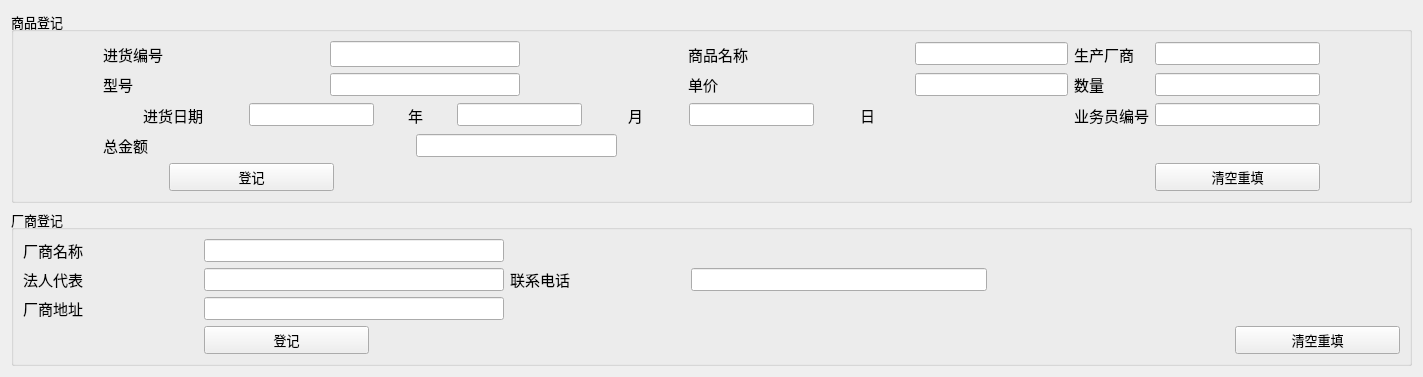
         <widget class="QWidget" name="tab">
          <attribute name="title">
           <string>进货登记</string>
          </attribute>
          <layout class="QGridLayout" name="gridLayout_4">
           <item row="0" column="0">
            <widget class="QGroupBox" name="groupBox">
             <property name="font">
              <font>
               <pointsize>10</pointsize>
              </font>
             </property>
             <property name="title">
              <string>商品登记</string>
             </property>
             <layout class="QGridLayout" name="gridLayout_5">
              <item row="2" column="11">
               <widget class="QLineEdit" name="let_ywybh">
                <property name="minimumSize">
                 <size>
                  <width>163</width>
                  <height>0</height>
                 </size>
                </property>
               </widget>
              </item>
              <item row="0" column="5">
               <spacer name="horizontalSpacer_9">
                <property name="orientation">
                 <enum>Qt::Horizontal</enum>
                </property>
                <property name="sizeHint" stdset="0">
                 <size>
                  <width>40</width>
                  <height>20</height>
                 </size>
                </property>
               </spacer>
              </item>
              <item row="1" column="3">
               <spacer name="horizontalSpacer_17">
                <property name="orientation">
                 <enum>Qt::Horizontal</enum>
                </property>
                <property name="sizeHint" stdset="0">
                 <size>
                  <width>40</width>
                  <height>20</height>
                 </size>
                </property>
               </spacer>
              </item>
              <item row="1" column="8" colspan="2">
               <widget class="QLineEdit" name="let_dj">
                <property name="minimumSize">
                 <size>
                  <width>153</width>
                  <height>0</height>
                 </size>
                </property>
               </widget>
              </item>
              <item row="0" column="13">
               <spacer name="horizontalSpacer_11">
                <property name="orientation">
                 <enum>Qt::Horizontal</enum>
                </property>
                <property name="sizeHint" stdset="0">
                 <size>
                  <width>40</width>
                  <height>20</height>
                 </size>
                </property>
               </spacer>
              </item>
              <item row="3" column="10">
               <spacer name="horizontalSpacer_26">
                <property name="orientation">
                 <enum>Qt::Horizontal</enum>
                </property>
                <property name="sizeHint" stdset="0">
                 <size>
                  <width>40</width>
                  <height>20</height>
                 </size>
                </property>
               </spacer>
              </item>
              <item row="1" column="2">
               <widget class="QLabel" name="label_2">
                <property name="font">
                 <font>
                  <pointsize>11</pointsize>
                 </font>
                </property>
                <property name="text">
                 <string>型号</string>
                </property>
               </widget>
              </item>
              <item row="5" column="0">
               <spacer name="horizontalSpacer_25">
                <property name="orientation">
                 <enum>Qt::Horizontal</enum>
                </property>
                <property name="sizeHint" stdset="0">
                 <size>
                  <width>40</width>
                  <height>20</height>
                 </size>
                </property>
               </spacer>
              </item>
              <item row="3" column="2" colspan="4">
               <layout class="QHBoxLayout" name="horizontalLayout_4">
                <item>
                 <widget class="QLabel" name="label_11">
                  <property name="font">
                   <font>
                    <pointsize>11</pointsize>
                   </font>
                  </property>
                  <property name="text">
                   <string>总金额</string>
                  </property>
                 </widget>
                </item>
                <item>
                 <spacer name="horizontalSpacer_27">
                  <property name="orientation">
                   <enum>Qt::Horizontal</enum>
                  </property>
                  <property name="sizeHint" stdset="0">
                   <size>
                    <width>46</width>
                    <height>20</height>
                   </size>
                  </property>
                 </spacer>
                </item>
                <item>
                 <spacer name="horizontalSpacer_32">
                  <property name="orientation">
                   <enum>Qt::Horizontal</enum>
                  </property>
                  <property name="sizeHint" stdset="0">
                   <size>
                    <width>40</width>
                    <height>20</height>
                   </size>
                  </property>
                 </spacer>
                </item>
                <item>
                 <spacer name="horizontalSpacer_33">
                  <property name="orientation">
                   <enum>Qt::Horizontal</enum>
                  </property>
                  <property name="sizeHint" stdset="0">
                   <size>
                    <width>40</width>
                    <height>20</height>
                   </size>
                  </property>
                 </spacer>
                </item>
                <item>
                 <spacer name="horizontalSpacer_29">
                  <property name="orientation">
                   <enum>Qt::Horizontal</enum>
                  </property>
                  <property name="sizeHint" stdset="0">
                   <size>
                    <width>40</width>
                    <height>20</height>
                   </size>
                  </property>
                 </spacer>
                </item>
                <item>
                 <widget class="QLineEdit" name="let_zje">
                  <property name="minimumSize">
                   <size>
                    <width>201</width>
                    <height>0</height>
                   </size>
                  </property>
                 </widget>
                </item>
                <item>
                 <spacer name="horizontalSpacer_28">
                  <property name="orientation">
                   <enum>Qt::Horizontal</enum>
                  </property>
                  <property name="sizeHint" stdset="0">
                   <size>
                    <width>40</width>
                    <height>20</height>
                   </size>
                  </property>
                 </spacer>
                </item>
               </layout>
              </item>
              <item row="1" column="11">
               <widget class="QLineEdit" name="let_sl">
                <property name="minimumSize">
                 <size>
                  <width>165</width>
                  <height>0</height>
                 </size>
                </property>
               </widget>
              </item>
              <item row="1" column="13">
               <spacer name="horizontalSpacer_10">
                <property name="orientation">
                 <enum>Qt::Horizontal</enum>
                </property>
                <property name="sizeHint" stdset="0">
                 <size>
                  <width>40</width>
                  <height>20</height>
                 </size>
                </property>
               </spacer>
              </item>
              <item row="0" column="8" colspan="2">
               <widget class="QLineEdit" name="let_mc"/>
              </item>
              <item row="3" column="9">
               <spacer name="horizontalSpacer_22">
                <property name="orientation">
                 <enum>Qt::Horizontal</enum>
                </property>
                <property name="sizeHint" stdset="0">
                 <size>
                  <width>40</width>
                  <height>20</height>
                 </size>
                </property>
               </spacer>
              </item>
              <item row="5" column="11">
               <widget class="QPushButton" name="btn_clearw">
                <property name="font">
                 <font>
                  <pointsize>10</pointsize>
                 </font>
                </property>
                <property name="text">
                 <string>清空重填</string>
                </property>
               </widget>
              </item>
              <item row="2" column="9">
               <spacer name="horizontalSpacer_31">
                <property name="orientation">
                 <enum>Qt::Horizontal</enum>
                </property>
                <property name="sizeHint" stdset="0">
                 <size>
                  <width>40</width>
                  <height>20</height>
                 </size>
                </property>
               </spacer>
              </item>
              <item row="0" column="3">
               <spacer name="horizontalSpacer_14">
                <property name="orientation">
                 <enum>Qt::Horizontal</enum>
                </property>
                <property name="sizeHint" stdset="0">
                 <size>
                  <width>40</width>
                  <height>20</height>
                 </size>
                </property>
               </spacer>
              </item>
              <item row="0" column="2">
               <widget class="QLabel" name="label">
                <property name="font">
                 <font>
                  <pointsize>11</pointsize>
                  <bold>false</bold>
                 </font>
                </property>
                <property name="text">
                 <string>进货编号</string>
                </property>
               </widget>
              </item>
              <item row="2" column="10">
               <widget class="QLabel" name="label_12">
                <property name="font">
                 <font>
                  <pointsize>11</pointsize>
                 </font>
                </property>
                <property name="text">
                 <string>业务员编号</string>
                </property>
               </widget>
              </item>
              <item row="0" column="11">
               <widget class="QLineEdit" name="let_cs"/>
              </item>
              <item row="0" column="7">
               <spacer name="horizontalSpacer_20">
                <property name="orientation">
                 <enum>Qt::Horizontal</enum>
                </property>
                <property name="sizeHint" stdset="0">
                 <size>
                  <width>40</width>
                  <height>20</height>
                 </size>
                </property>
               </spacer>
              </item>
              <item row="5" column="3" colspan="2">
               <widget class="QPushButton" name="btn_addw">
                <property name="maximumSize">
                 <size>
                  <width>165</width>
                  <height>16777215</height>
                 </size>
                </property>
                <property name="font">
                 <font>
                  <pointsize>10</pointsize>
                 </font>
                </property>
                <property name="text">
                 <string>登记</string>
                </property>
               </widget>
              </item>
              <item row="0" column="1">
               <spacer name="horizontalSpacer_15">
                <property name="orientation">
                 <enum>Qt::Horizontal</enum>
                </property>
                <property name="sizeHint" stdset="0">
                 <size>
                  <width>40</width>
                  <height>20</height>
                 </size>
                </property>
               </spacer>
              </item>
              <item row="1" column="0">
               <spacer name="horizontalSpacer_16">
                <property name="orientation">
                 <enum>Qt::Horizontal</enum>
                </property>
                <property name="sizeHint" stdset="0">
                 <size>
                  <width>40</width>
                  <height>20</height>
                 </size>
                </property>
               </spacer>
              </item>
              <item row="1" column="6">
               <widget class="QLabel" name="label_5">
                <property name="font">
                 <font>
                  <pointsize>11</pointsize>
                 </font>
                </property>
                <property name="text">
                 <string>单价</string>
                </property>
               </widget>
              </item>
              <item row="1" column="4">
               <widget class="QLineEdit" name="let_xh">
                <property name="minimumSize">
                 <size>
                  <width>190</width>
                  <height>0</height>
                 </size>
                </property>
                <property name="maximumSize">
                 <size>
                  <width>190</width>
                  <height>16777215</height>
                 </size>
                </property>
               </widget>
              </item>
              <item row="1" column="5">
               <spacer name="horizontalSpacer_18">
                <property name="orientation">
                 <enum>Qt::Horizontal</enum>
                </property>
                <property name="sizeHint" stdset="0">
                 <size>
                  <width>40</width>
                  <height>20</height>
                 </size>
                </property>
               </spacer>
              </item>
              <item row="1" column="12">
               <spacer name="horizontalSpacer_30">
                <property name="orientation">
                 <enum>Qt::Horizontal</enum>
                </property>
                <property name="sizeHint" stdset="0">
                 <size>
                  <width>40</width>
                  <height>20</height>
                 </size>
                </property>
               </spacer>
              </item>
              <item row="0" column="10">
               <widget class="QLabel" name="label_4">
                <property name="font">
                 <font>
                  <pointsize>11</pointsize>
                 </font>
                </property>
                <property name="text">
                 <string>生产厂商</string>
                </property>
               </widget>
              </item>
              <item row="1" column="1">
               <spacer name="horizontalSpacer_12">
                <property name="orientation">
                 <enum>Qt::Horizontal</enum>
                </property>
                <property name="sizeHint" stdset="0">
                 <size>
                  <width>40</width>
                  <height>20</height>
                 </size>
                </property>
               </spacer>
              </item>
              <item row="1" column="7">
               <spacer name="horizontalSpacer_19">
                <property name="orientation">
                 <enum>Qt::Horizontal</enum>
                </property>
                <property name="sizeHint" stdset="0">
                 <size>
                  <width>40</width>
                  <height>20</height>
                 </size>
                </property>
               </spacer>
              </item>
              <item row="2" column="2" colspan="7">
               <layout class="QHBoxLayout" name="horizontalLayout">
                <item>
                 <spacer name="horizontalSpacer_21">
                  <property name="orientation">
                   <enum>Qt::Horizontal</enum>
                  </property>
                  <property name="sizeHint" stdset="0">
                   <size>
                    <width>40</width>
                    <height>20</height>
                   </size>
                  </property>
                 </spacer>
                </item>
                <item>
                 <widget class="QLabel" name="label_7">
                  <property name="font">
                   <font>
                    <pointsize>11</pointsize>
                   </font>
                  </property>
                  <property name="text">
                   <string>进货日期</string>
                  </property>
                 </widget>
                </item>
                <item>
                 <spacer name="horizontalSpacer">
                  <property name="orientation">
                   <enum>Qt::Horizontal</enum>
                  </property>
                  <property name="sizeHint" stdset="0">
                   <size>
                    <width>40</width>
                    <height>20</height>
                   </size>
                  </property>
                 </spacer>
                </item>
                <item>
                 <widget class="QLineEdit" name="let_year"/>
                </item>
                <item>
                 <spacer name="horizontalSpacer_3">
                  <property name="orientation">
                   <enum>Qt::Horizontal</enum>
                  </property>
                  <property name="sizeHint" stdset="0">
                   <size>
                    <width>28</width>
                    <height>26</height>
                   </size>
                  </property>
                 </spacer>
                </item>
                <item>
                 <widget class="QLabel" name="label_10">
                  <property name="font">
                   <font>
                    <pointsize>11</pointsize>
                   </font>
                  </property>
                  <property name="text">
                   <string>年</string>
                  </property>
                 </widget>
                </item>
                <item>
                 <spacer name="horizontalSpacer_2">
                  <property name="orientation">
                   <enum>Qt::Horizontal</enum>
                  </property>
                  <property name="sizeHint" stdset="0">
                   <size>
                    <width>28</width>
                    <height>26</height>
                   </size>
                  </property>
                 </spacer>
                </item>
                <item alignment="Qt::AlignHCenter">
                 <widget class="QLineEdit" name="let_moon"/>
                </item>
                <item>
                 <spacer name="horizontalSpacer_4">
                  <property name="orientation">
                   <enum>Qt::Horizontal</enum>
                  </property>
                  <property name="sizeHint" stdset="0">
                   <size>
                    <width>40</width>
                    <height>20</height>
                   </size>
                  </property>
                 </spacer>
                </item>
                <item>
                 <widget class="QLabel" name="label_9">
                  <property name="font">
                   <font>
                    <pointsize>11</pointsize>
                   </font>
                  </property>
                  <property name="text">
                   <string>月</string>
                  </property>
                 </widget>
                </item>
                <item>
                 <spacer name="horizontalSpacer_6">
                  <property name="orientation">
                   <enum>Qt::Horizontal</enum>
                  </property>
                  <property name="sizeHint" stdset="0">
                   <size>
                    <width>40</width>
                    <height>20</height>
                   </size>
                  </property>
                 </spacer>
                </item>
                <item>
                 <widget class="QLineEdit" name="let_day"/>
                </item>
                <item>
                 <spacer name="horizontalSpacer_7">
                  <property name="orientation">
                   <enum>Qt::Horizontal</enum>
                  </property>
                  <property name="sizeHint" stdset="0">
                   <size>
                    <width>40</width>
                    <height>20</height>
                   </size>
                  </property>
                 </spacer>
                </item>
                <item>
                 <widget class="QLabel" name="label_8">
                  <property name="font">
                   <font>
                    <pointsize>11</pointsize>
                   </font>
                  </property>
                  <property name="text">
                   <string>日</string>
                  </property>
                 </widget>
                </item>
                <item>
                 <spacer name="horizontalSpacer_13">
                  <property name="orientation">
                   <enum>Qt::Horizontal</enum>
                  </property>
                  <property name="sizeHint" stdset="0">
                   <size>
                    <width>40</width>
                    <height>20</height>
                   </size>
                  </property>
                 </spacer>
                </item>
               </layout>
              </item>
              <item row="1" column="10">
               <widget class="QLabel" name="label_6">
                <property name="font">
                 <font>
                  <pointsize>11</pointsize>
                 </font>
                </property>
                <property name="text">
                 <string>数量</string>
                </property>
               </widget>
              </item>
              <item row="0" column="4">
               <widget class="QLineEdit" name="let_bh">
                <property name="minimumSize">
                 <size>
                  <width>190</width>
                  <height>0</height>
                 </size>
                </property>
                <property name="maximumSize">
                 <size>
                  <width>190</width>
                  <height>16777215</height>
                 </size>
                </property>
                <property name="font">
                 <font>
                  <pointsize>11</pointsize>
                 </font>
                </property>
               </widget>
              </item>
              <item row="0" column="6">
               <widget class="QLabel" name="label_3">
                <property name="font">
                 <font>
                  <pointsize>11</pointsize>
                 </font>
                </property>
                <property name="text">
                 <string>商品名称</string>
                </property>
               </widget>
              </item>
             </layout>
            </widget>
           </item>
           <item row="1" column="0">
            <widget class="QGroupBox" name="groupBox_2">
             <property name="font">
              <font>
               <pointsize>10</pointsize>
              </font>
             </property>
             <property name="title">
              <string>厂商登记</string>
             </property>
             <layout class="QGridLayout" name="gridLayout_6">
              <item row="1" column="1">
               <widget class="QLineEdit" name="let_faren">
                <property name="maximumSize">
                 <size>
                  <width>300</width>
                  <height>16777215</height>
                 </size>
                </property>
               </widget>
              </item>
              <item row="1" column="2">
               <widget class="QLabel" name="label_17">
                <property name="font">
                 <font>
                  <pointsize>11</pointsize>
                 </font>
                </property>
                <property name="text">
                 <string>联系电话</string>
                </property>
               </widget>
              </item>
              <item row="3" column="6">
               <widget class="QPushButton" name="btn_clearmfr">
                <property name="minimumSize">
                 <size>
                  <width>165</width>
                  <height>0</height>
                 </size>
                </property>
                <property name="maximumSize">
                 <size>
                  <width>165</width>
                  <height>16777215</height>
                 </size>
                </property>
                <property name="text">
                 <string>清空重填</string>
                </property>
               </widget>
              </item>
              <item row="1" column="3" colspan="4">
               <widget class="QLineEdit" name="let_number">
                <property name="minimumSize">
                 <size>
                  <width>296</width>
                  <height>0</height>
                 </size>
                </property>
                <property name="maximumSize">
                 <size>
                  <width>250</width>
                  <height>16777215</height>
                 </size>
                </property>
               </widget>
              </item>
              <item row="1" column="0">
               <widget class="QLabel" name="label_16">
                <property name="font">
                 <font>
                  <pointsize>11</pointsize>
                 </font>
                </property>
                <property name="text">
                 <string>法人代表</string>
                </property>
               </widget>
              </item>
              <item row="3" column="1" colspan="4">
               <widget class="QPushButton" name="btn_addmfr">
                <property name="maximumSize">
                 <size>
                  <width>165</width>
                  <height>16777215</height>
                 </size>
                </property>
                <property name="text">
                 <string>登记</string>
                </property>
               </widget>
              </item>
              <item row="2" column="0">
               <widget class="QLabel" name="label_15">
                <property name="font">
                 <font>
                  <pointsize>11</pointsize>
                 </font>
                </property>
                <property name="text">
                 <string>厂商地址</string>
                </property>
               </widget>
              </item>
              <item row="0" column="1">
               <widget class="QLineEdit" name="let_mfrname">
                <property name="maximumSize">
                 <size>
                  <width>300</width>
                  <height>16777215</height>
                 </size>
                </property>
               </widget>
              </item>
              <item row="0" column="0">
               <widget class="QLabel" name="label_14">
                <property name="font">
                 <font>
                  <pointsize>11</pointsize>
                 </font>
                </property>
                <property name="text">
                 <string>厂商名称</string>
                </property>
               </widget>
              </item>
              <item row="2" column="1">
               <widget class="QLineEdit" name="let_mfradd">
                <property name="maximumSize">
                 <size>
                  <width>300</width>
                  <height>16777215</height>
                 </size>
                </property>
               </widget>
              </item>
             </layout>
            </widget>
           </item>
          </layout>
         </widget>
